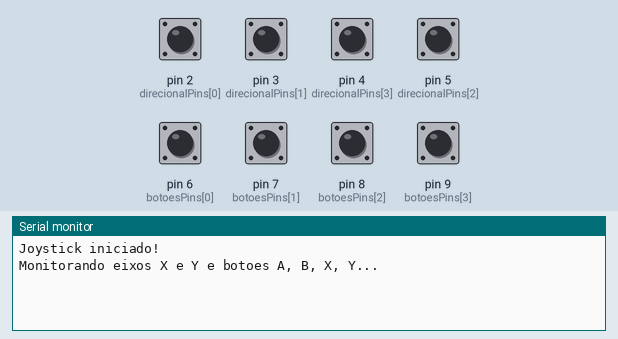
The sketch below on a simulated Arduino Leonardo, built with avr-gcc and run on an emulated ATmega32U4. Parts: the last lines printed to the serial monitor. Inputs (shaded band) come from the test bench; at power-on: pin 2 (direcionalPins[0]), pin 3 (direcionalPins[1]), pin 4 (direcionalPins[3]), pin 5 (direcionalPins[2]), pin 6 (botoesPins[0]), pin 7 (botoesPins[1]), pin 8 (botoesPins[2]), pin 9 (botoesPins[3]) HIGH. USB keyboard and mouse output is not drawn.

Above: at 1.2 s.
1.3 s: pin 2 (direcionalPins[0]) pulled LOW for 0.15 s
At 2.6 s:
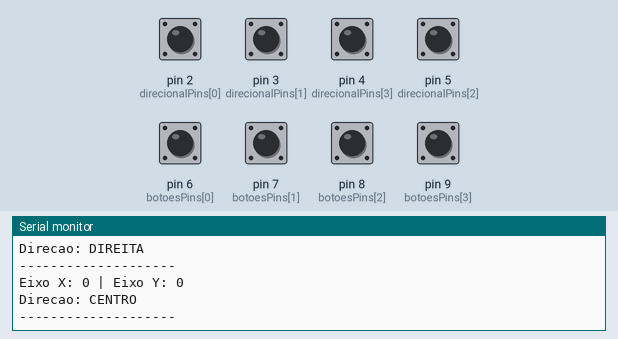
2.9 s: pin 3 (direcionalPins[1]) pulled LOW for 0.15 s
At 3.03 s:
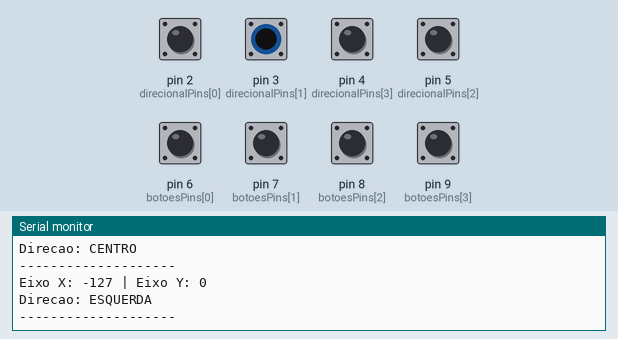
4.5 s: pin 4 (direcionalPins[3]) pulled LOW for 0.15 s
At 4.64 s:
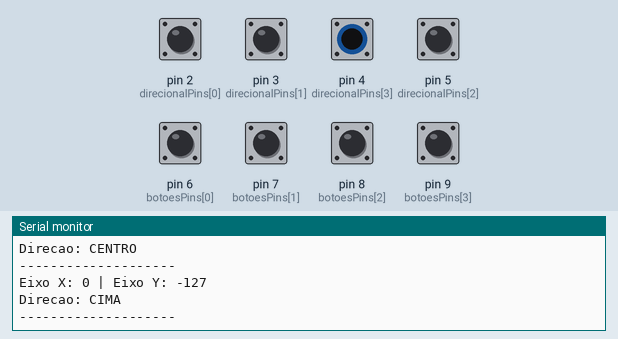
6.1 s: pin 5 (direcionalPins[2]) pulled LOW for 0.15 s
At 6.24 s:
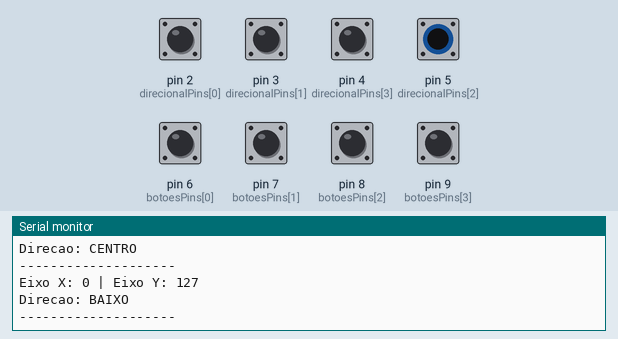
7.7 s: pin 6 (botoesPins[0]) pulled LOW for 0.15 s
At 8.9 s:
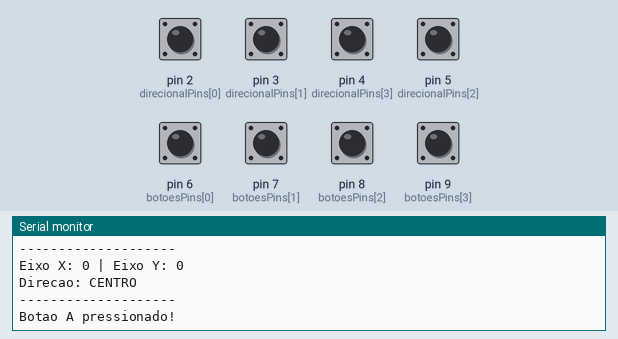
9.3 s: pin 7 (botoesPins[1]) pulled LOW for 0.15 s
At 10.7 s:
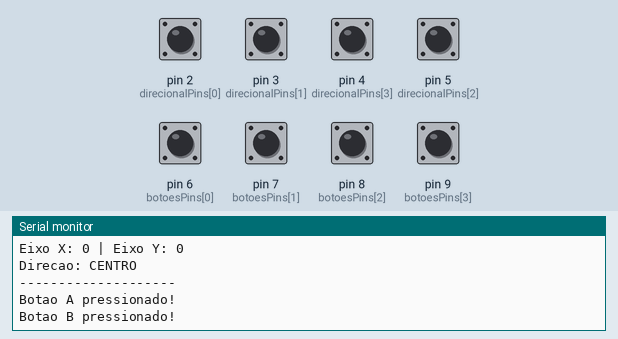
Timing chart, 0 to 11.9 s (numbered marks = the images above; inputs shaded):
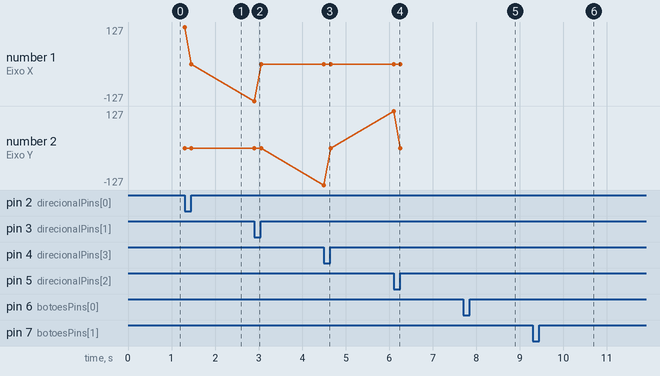

The sketch:

ArduinoLeonardoJoystick.ino
```cpp
// By Fillipe Welausen - 04/03/2020 - CircuitoMaker.com
// Modificado para mostrar eixos e botões pressionados no Monitor Serial

#include "Joystick.h"

Joystick_ Joystick(
  JOYSTICK_DEFAULT_REPORT_ID,
  JOYSTICK_TYPE_GAMEPAD,

  4, 2,                  // 4 botões: A, B, X, Y; 2 hat switches
  true, true, true,       // X, Y e Z
  true, true, false,      // Rx, Ry e sem Rz
  false, false,           // Sem rudder ou throttle
  false, false, false     // Sem accelerator, brake ou steering
);

// Botões de fliperama: COM -> GND, NO -> pino abaixo, NC sem conexão.
// INPUT_PULLUP: solto = HIGH; pressionado (NO ligado ao COM) = LOW.
// Índices HID 0, 1, 2, 3 representam A, B, X, Y neste projeto.

// O jogo/emulador pode exigir configurar esse mapeamento.
const int botoesPins[] = {6, 7, 8, 9};  // A, B, X, Y
const char nomesBotoes[] = {'A', 'B', 'X', 'Y'};
bool botoesAnteriores[] = {false, false, false, false};
int direcionalPins[] = {2, 3, 5, 4};  // DIREITA, ESQUERDA, BAIXO, CIMA


// Guarda os valores anteriores dos eixos
// para mostrar mensagem somente quando houver mudança
int ultimo_X = 0;
int ultimo_Y = 0;


void setup() {

  // Inicia comunicação com o Monitor Serial
  Serial.begin(9600);

  Serial.println("Joystick iniciado!");
  Serial.println("Monitorando eixos X e Y e botoes A, B, X, Y...");
  Serial.println();

  for (int x = 0; x <= 3; x++) {

    pinMode(botoesPins[x], INPUT_PULLUP);
    pinMode(direcionalPins[x], INPUT_PULLUP);

  }

  Joystick.begin(false);

  Joystick.setXAxisRange(-127, 127);
  Joystick.setYAxisRange(-127, 127);

} // fim do setup


void loop() {

  // --------------------------
  // BOTÕES
  // --------------------------

  for (int x = 0; x <= 3; x++) {

    bool pressionado = digitalRead(botoesPins[x]) == LOW;
    Joystick.setButton(x, pressionado);

    // Mostra somente ao apertar, sem repetir enquanto estiver segurado.
    if (pressionado && !botoesAnteriores[x]) {
      Serial.print("Botao ");
      Serial.print(nomesBotoes[x]);
      Serial.println(" pressionado!");
    }

    botoesAnteriores[x] = pressionado;

  }


  // --------------------------
  // EIXOS DO DIRECIONAL
  // --------------------------

  int Value_X1 = 0;
  int Value_Y1 = 0;


  // DIREITA
  if (digitalRead(direcionalPins[0]) == LOW) {

    Value_X1 = 127;

  }


  // ESQUERDA
  if (digitalRead(direcionalPins[1]) == LOW) {

    Value_X1 = -127;

  }


  // BAIXO
  if (digitalRead(direcionalPins[2]) == LOW) {

    Value_Y1 = 127;

  }


  // CIMA
  if (digitalRead(direcionalPins[3]) == LOW) {

    Value_Y1 = -127;

  }


  // --------------------------
  // MOSTRA ALTERAÇÕES NO SERIAL
  // --------------------------

  if (Value_X1 != ultimo_X || Value_Y1 != ultimo_Y) {

    Serial.print("Eixo X: ");
    Serial.print(Value_X1);

    Serial.print(" | Eixo Y: ");
    Serial.println(Value_Y1);


    // Mostra também a direção
    Serial.print("Direcao: ");

    if (Value_X1 == 127) {
      Serial.print("DIREITA ");
    }

    if (Value_X1 == -127) {
      Serial.print("ESQUERDA ");
    }

    if (Value_Y1 == 127) {
      Serial.print("BAIXO ");
    }

    if (Value_Y1 == -127) {
      Serial.print("CIMA ");
    }

    if (Value_X1 == 0 && Value_Y1 == 0) {
      Serial.print("CENTRO");
    }

    Serial.println();
    Serial.println("--------------------");


    // Salva os valores atuais
    ultimo_X = Value_X1;
    ultimo_Y = Value_Y1;

  }


  // --------------------------
  // ENVIA OS EIXOS PARA O PC
  // --------------------------

  Joystick.setXAxis(Value_X1);
  Joystick.setYAxis(Value_Y1);


  // Atualiza todos os valores do joystick
  Joystick.sendState();

  delay(10);

} // fim do loop
```

Measured:
- after the input at 1.3 s, the serial monitor: prints a new line at once (image 1)
- after the input at 2.9 s, the serial monitor: prints a new line at once (image 2)
- after the input at 4.5 s, the serial monitor: prints a new line at once (image 3)
- after the input at 6.1 s, the serial monitor: prints a new line at once (image 4)
- after the input at 7.7 s, the serial monitor: prints a new line at once (image 5)
- after the input at 9.3 s, the serial monitor: prints a new line at once (image 6)
